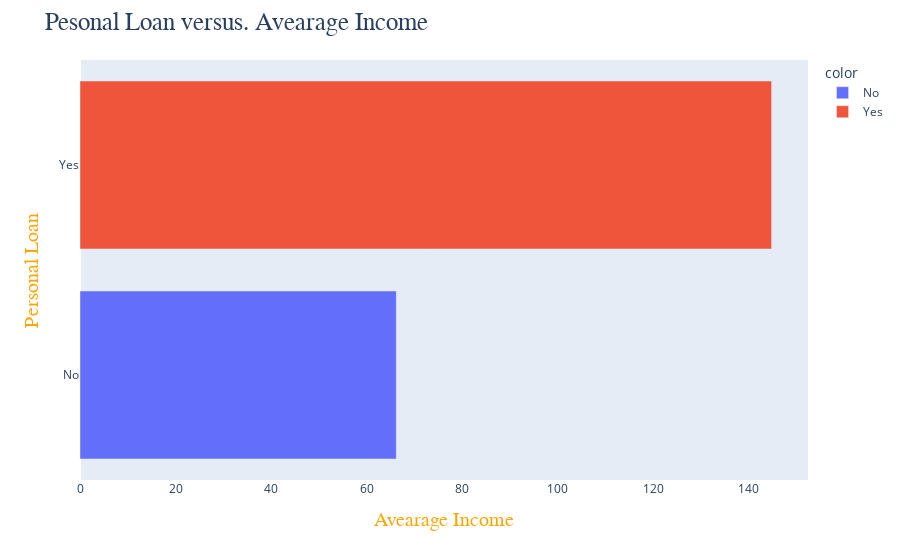

Notebook code for this chart:
### Code cell
data = df.groupby("Personal Loan")["Income"].mean()
fig = px.bar(data_frame=df,x=data.values,y=data.index,orientation="h",width=700,color=["No","Yes"])
fig.update_coloraxes(showscale=False)

fig.update_layout(
    title = "Pesonal Loan versus. Avearage Income",titlefont_family="Serif",titlefont_size=25,
    yaxis = dict(tickvals = data.index,ticktext=["No","Yes"],title="Personal Loan",
                 titlefont_color="orange",titlefont_family="Serif",titlefont_size=20),
    xaxis= dict(
        title=dict(text="Avearage Income",font_color="orange",font_family="Serif",font_size=20),
        showgrid=False
    )
)

### Figure 1 — Plotly figure (JSON) as saved in the notebook; plotly's stock layout.template omitted (floating-point values rounded to 4 significant figures)
{"data": [{"alignmentgroup": "True", "hovertemplate": "color=No<br>x=%{x}<br>y=%{y}<extra></extra>", "legendgroup": "No", "marker": {"color": "#636efa", "pattern": {"shape": ""}}, "name": "No", "offsetgroup": "No", "orientation": "h", "showlegend": true, "textposition": "auto", "type": "bar", "x": [66.19], "xaxis": "x", "y": [0], "yaxis": "y"}, {"alignmentgroup": "True", "hovertemplate": "color=Yes<br>x=%{x}<br>y=%{y}<extra></extra>", "legendgroup": "Yes", "marker": {"color": "#EF553B", "pattern": {"shape": ""}}, "name": "Yes", "offsetgroup": "Yes", "orientation": "h", "showlegend": true, "textposition": "auto", "type": "bar", "x": [144.7], "xaxis": "x", "y": [1], "yaxis": "y"}], "layout": {"autosize": true, "barmode": "relative", "coloraxis": {"showscale": false}, "legend": {"title": {"text": "color"}, "tracegroupgap": 0}, "margin": {"t": 60}, "title": {"font": {"family": "Serif", "size": 25}, "text": "Pesonal Loan versus. Avearage Income"}, "xaxis": {"anchor": "y", "autorange": true, "domain": [0, 1], "range": [0, 152.4], "showgrid": false, "title": {"font": {"color": "orange", "family": "Serif", "size": 20}, "text": "Avearage Income"}, "type": "linear"}, "yaxis": {"anchor": "x", "autorange": true, "domain": [0, 1], "range": [-0.5, 1.5], "ticktext": ["No", "Yes"], "tickvals": [0, 1], "title": {"font": {"color": "orange", "family": "Serif", "size": 20}, "text": "Personal Loan"}, "type": "linear"}}}
